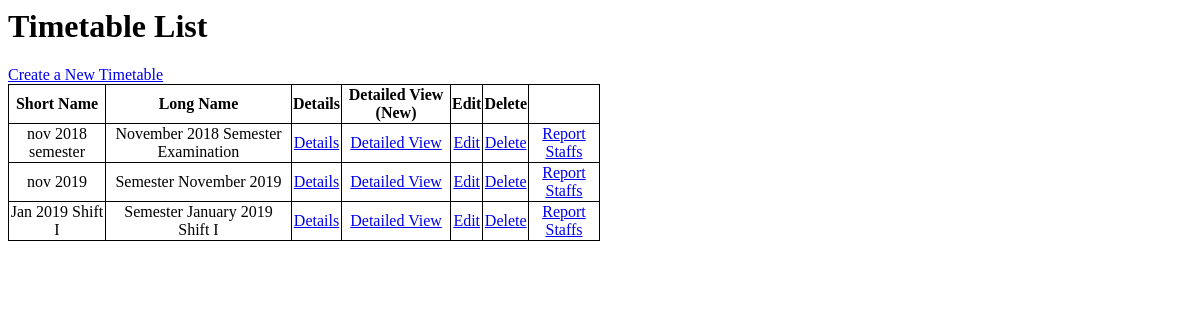
Page /allotment/timetable/ on the earlier database version.
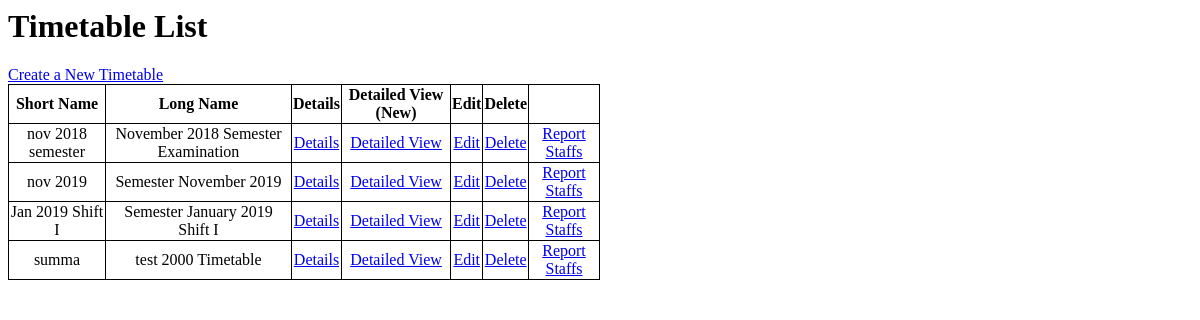
Same page on the later database version.
### allotment/models.py (models this page shows, shortened)
class TimeTable(models.Model):
    shortname=models.CharField(max_length=20, help_text='Enter a short name for timetable, this name is not displayed in the report')
    longName=models.CharField(max_length=120, help_text='Enter the TimeTable name which is printed in the final reports')
    oneStaffPer_Students=models.IntegerField(null=False, blank=True, default=0, help_text='Number of students for which one is required, this is used to calculate the no of staffs required for an examination')
    class Meta:
        verbose_name = "TimeTable"
        verbose_name_plural = "TimeTables"
    def get_update_url(self):
        return reverse('timetable_update', args=[str(self.id)])
    def get_delete_url(self):
        return reverse('timetable_delete', args=[str(self.id)])
    def get_details_url(self):
        return reverse ('timetable_detail', args=[str(self.id)])
    def get_detailedView_url(self):
        return reverse ('timetableDetailedView', args=[str(self.id)])

### allotment/views.py (the view)
# urls.py: path('timetable/', views.TimeTableList.as_view(), name='timetableList'),
class TimeTableList(generic.ListView):
	model = TimeTable

### allotment/templates/allotment/timetable_list.html (shortened to what this page needs)
{%block content%}
  <h1>Timetable List</h1>
  <a href="create/">Create a New Timetable</a>
  {% if timetable_list %}
    <table style="width:50%">
      <tr>
        <th>Short Name </th>
        <th>Long Name </th>
        <th>Details</th>
        <th>Detailed View (New)</th>
        <th>Edit</th>
        <th>Delete</th>
      </tr>
      {% for t in timetable_list %}
      <tr>
        <td> {{ t.shortname }} </td>
        <td> {{ t.longName }} </td>
        <td> <a href="{{ t.get_details_url}}">Details</a> </td>
        <td> <a href="{{ t.get_detailedView_url}}">Detailed View</a> </td>
        <td> <a href="{{ t.get_update_url }}">Edit</a> </td>
        <td> <a href="{{ t.get_delete_url }}">Delete</a> </td>
        <td> <a href="{% url 'reportbystaff' t.id %}"> Report Staffs </a></td>
      </tr>
      {% endfor %}
    </table>
  {% else %}
    <p>No Timetables, Create a new one</p>
    <p>Timetables will be listed here</p>
  {% endif %}
{% endblock %}

Differences in the rows shown:
added TimeTable: shortname "summa", longName "test 2000 Timetable"
